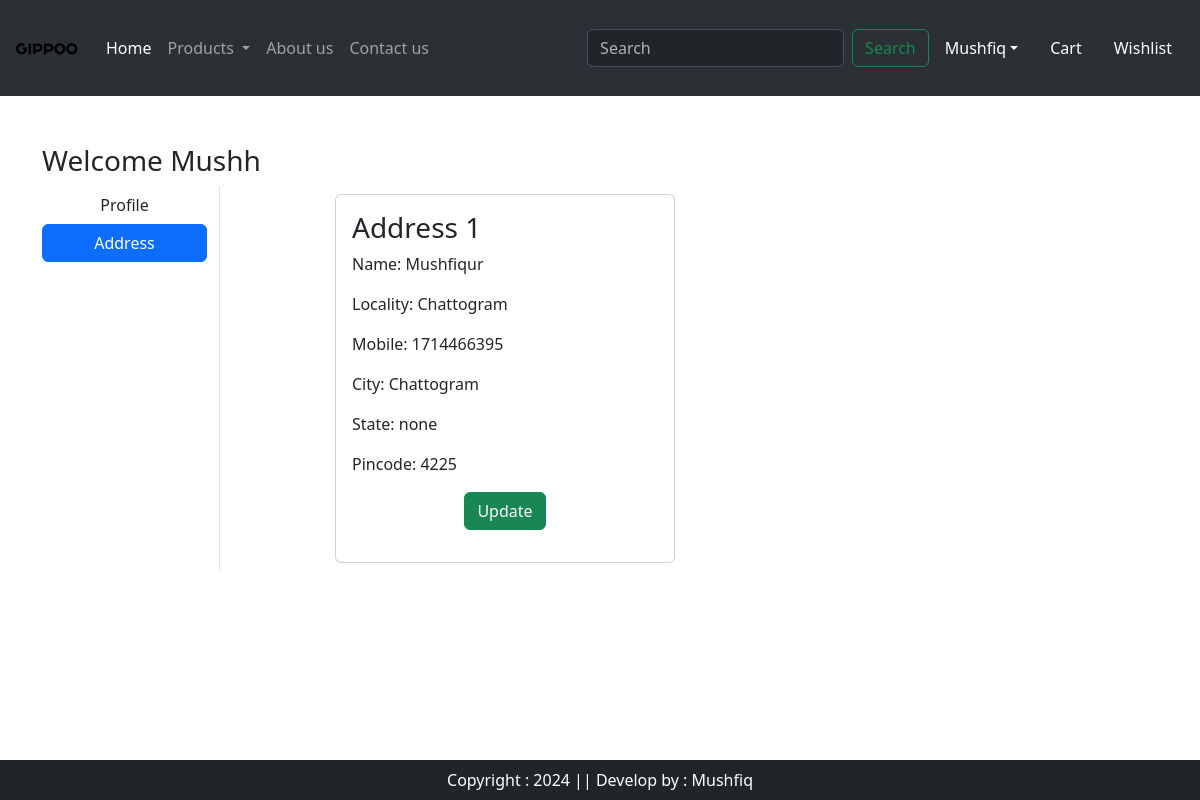
The page /address/ (signed in) on the database its author committed.
### app/models.py (models this page shows, shortened)
class Customer(models.Model):
  user = models.ForeignKey(User, on_delete=models.CASCADE)
  name = models.CharField( max_length=200)
  locality = models.CharField( max_length=200)
  city = models.CharField( max_length=50)
  mobile = models.IntegerField()
  zipcode = models.IntegerField()
  state = models.CharField( max_length=100)

### app/views.py (the view)
# urls.py: path('address/', views.address,name='address'),
def address(request):
    add = Customer.objects.filter(user=request.user)
    return render(request, 'app/address.html', locals())

### app/templates/app/address.html
{% extends "app/base.html" %} {% load static %}
{% block main-content %}
<div class="container my-5">
  <div class="row">
      <h3>Welcome <span class="text-capitalize">{{ request.user }}</span></h3>
      <div class="col-sm-2 border-end">
              <ul class="list-unstyled">
                  <li class="d-grid"><a href="{% url 'profile' %}" class="btn ">Profile</a></li>
                  <li class="d-grid"><a href="{% url 'address' %}" class="btn btn-primary">Address</a></li>
              </ul>
      </div>
      <div class='col-sm-8 offset-sm-1'>
        <div class='row'>
          {% for ad in add %}
          <div class="col-sm-6">
            <div class="card m-2">
              <div class="card-body">
                <h3>Address {{ forloop.counter }}</h3>
                <p>Name: {{ ad.name }}</p>
                <p>Locality: {{ ad.locality }}</p>
                <p>Mobile: {{ ad.mobile }}</p>
                <p>City: {{ ad.city }}</p>
                <p>State: {{ ad.state }}</p>
                <p>Pincode: {{ ad.zipcode }}</p>
                 <p class="text-center">
                  <a href="{% url 'updateAddress' pk=ad.id %}" type='button' class='btn btn-success'>Update</a>
                </p>
              </div>
            </div>
          </div>
          {% endfor %}
        </div>
      </div>
{% endblock main-content %}

### rows shown on the page
Customer: name "Mushfiqur", locality "Chattogram", mobile "1714466395", city "Chattogram", state "none", zipcode "4225"

### other values the page prints
{{ request.user }} "Mushh"
